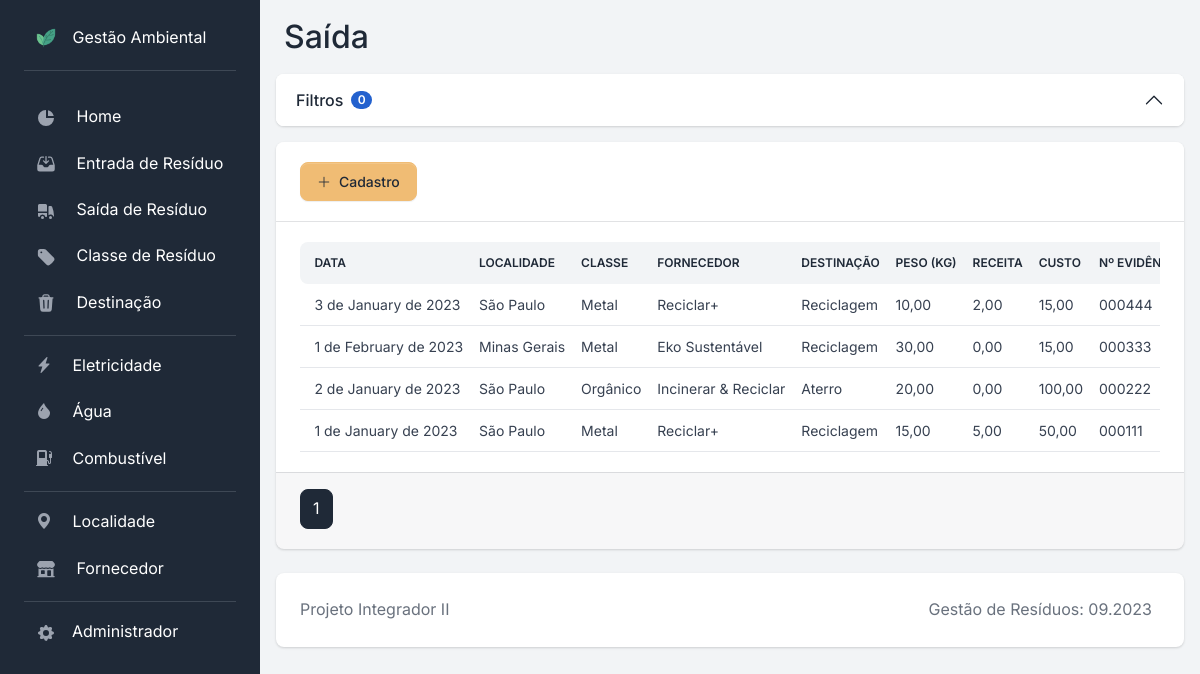
Page /saida/ on the committed database.
### apps/saida/models.py (models this page shows, shortened)
class Saida(models.Model):
    id_saida = models.AutoField(primary_key=True)
    id_classe = models.ForeignKey(
        Classe, models.DO_NOTHING, db_column="id_classe"
    )
    id_localidade = models.ForeignKey(
        Localidade, models.DO_NOTHING, db_column="id_localidade"
    )
    id_fornecedor = models.ForeignKey(
        Fornecedor, models.DO_NOTHING, db_column="id_fornecedor"
    )
    id_destinacao = models.ForeignKey(
        Destinacao, models.DO_NOTHING, db_column="id_destinacao"
    )
    data = models.DateField(null=False, blank=False)
    peso = models.DecimalField(
        max_digits=10, decimal_places=2, default=0, null=False, blank=False
    )
    receita = models.DecimalField(
        max_digits=10, decimal_places=2, default=0, null=False, blank=True
    )
    custo = models.DecimalField(
        max_digits=10, decimal_places=2, default=0, null=False, blank=True
    )
    n_evidencia = models.CharField(max_length=50)
    cdf = models.CharField(
        max_length=50,
        blank=True,
        default="",
    )
    class Meta:
        db_table = "saida"
        verbose_name = "Saída"
        verbose_name_plural = "Saídas"
        ordering = ["-id_saida"]

### apps/localidade/models.py (models this page shows)
class Localidade(models.Model):
    id_localidade = models.AutoField(primary_key=True)
    nome = models.CharField(max_length=50, blank=False, null=False)
    def __str__(self):
        return f"{self.nome}"
    class Meta:
        db_table = "localidade"
        verbose_name = "Localidade"
        verbose_name_plural = "Localidades"
        ordering = ["nome"]

### apps/classe/models.py (models this page shows)
class Classe(models.Model):
    id_classe = models.AutoField(primary_key=True)
    nome = models.CharField(max_length=50, null=False, blank=False)
    def __str__(self):
        return f"{self.nome}"
    class Meta:
        db_table = "classe"
        verbose_name = "Classe"
        verbose_name_plural = "Classes"
        ordering = ["nome"]

### apps/fornecedor/models.py (models this page shows)
class Fornecedor(models.Model):
    id_fornecedor = models.AutoField(primary_key=True)
    nome = models.CharField(max_length=50, null=False, blank=False)
    tp_fornecedor = models.CharField(max_length=50, null=False, blank=False)
    destinacao = models.ManyToManyField(
        Destinacao,
        db_table="fornecedor_destinacao",
        related_name="fornecedor",
        blank=True,
    )
    def __str__(self):
        return self.nome
    class Meta:
        db_table = "fornecedor"
        ordering = ["nome"]
        verbose_name = "Fornecedor"
        verbose_name_plural = "Fornecedores"

### apps/destinacao/models.py (models this page shows)
class Destinacao(models.Model):
    id_destinacao = models.AutoField(primary_key=True)
    nome = models.CharField(max_length=50, null=False, blank=False)
    def __str__(self):
        return self.nome
    class Meta:
        db_table = "destinacao"
        ordering = ["nome"]
        verbose_name = "Destinação"
        verbose_name_plural = "Destinações"

### apps/saida/views.py (the view)
# urls.py: path("", views.saida_index, name="saida"),
def saida_index(request):
    page_number = request.GET.get("page")
    saida_filter = SaidaFilter(request.GET, queryset=Saida.objects.all())
    saida_paginated = Paginator(saida_filter.qs, PAGESIZE)
    saida = saida_paginated.get_page(page_number)
    context = {
        "object_list": saida,
        "filter_form": saida_filter.form,
        "number_of_active_filters": count_active_filters(request, saida_filter),
    }
    return render(request, "saida/saida.html", context)

### apps/saida/filters.py (called while the page is built)
    def filter_cdf(self, queryset, name, value):
        if value:
            queryset = queryset.filter(**{f"{name}__exact": ""})
        return queryset

### apps/utils.py (called while the page is built)
def count_active_filters(request, form):
    active_filters = []
    for field in request.GET.items():
        if field[0] != "page" and field[0] in form.data.keys() and field[1] != "":
            active_filters.append(field[0])
    return len(active_filters)

### templatetags/is_checkbox.py (called while the page is built)
@register.filter(name="is_multiple_choice")
def is_multiple_choice(field):
    return isinstance(field.field.widget, CheckboxSelectMultiple)

### templates/saida/saida.html (shortened to what this page needs)
{% extends "base_card.html" %}
{% block title %}
    Saída
{% endblock title %}
{% block content %}
    <div class="table-responsive">
        <table class="table table-centered mb-0 rounded table-sm">
            <thead class="thead-light">
                <tr>
                    <th class="align-middle border-0 rounded-start">Data</th>
                    <th class="align-middle border-0">Localidade</th>
                    <th class="align-middle border-0">Classe</th>
                    <th class="align-middle border-0">Fornecedor</th>
                    <th class="align-middle border-0">Destinação</th>
                    <th class="align-middle border-0">Peso (kg)</th>
                    <th class="align-middle border-0">Receita</th>
                    <th class="align-middle border-0">Custo</th>
                    <th class="align-middle border-0">Nº Evidência</th>
                </tr>
            </thead>
            <tbody>
                {% for entry in object_list %}
                    <tr class="align-middle">
                        <td>{{ entry.data }}</td>
                        <td>{{ entry.id_localidade }}</td>
                        <td>{{ entry.id_classe }}</td>
                        <td>{{ entry.id_fornecedor }}</td>
                        <td>{{ entry.id_destinacao }}</td>
                        <td>{{ entry.peso }}</td>
                        <td>{{ entry.receita }}</td>
                        <td>{{ entry.custo }}</td>
                        <td>{{ entry.n_evidencia }}</td>
                    </tr>
                {% empty %}
                    <tr>
                        <td colspan="5">Nenhuma saida cadastrada</td>
                    </tr>
                {% endfor %}
            </tbody>
        </table>
    </div>
{% endblock content %}

### rows in the picture
Saida: data "3 de January de 2023", id_localidade "São Paulo", id_classe "Metal", id_fornecedor "Reciclar+", id_destinacao "Reciclagem", peso "10,00", receita "2,00", custo "15,00", n_evidencia "000444"
Saida: data "1 de February de 2023", id_localidade "Minas Gerais", id_classe "Metal", id_fornecedor "Eko Sustentável", id_destinacao "Reciclagem", peso "30,00", receita "0,00", custo "15,00", n_evidencia "000333"
Saida: data "2 de January de 2023", id_localidade "São Paulo", id_classe "Orgânico", id_fornecedor "Incinerar & Reciclar", id_destinacao "Aterro", peso "20,00", receita "0,00", custo "100,00", n_evidencia "000222"
Saida: data "1 de January de 2023", id_localidade "São Paulo", id_classe "Metal", id_fornecedor "Reciclar+", id_destinacao "Reciclagem", peso "15,00", receita "5,00", custo "50,00", n_evidencia "000111"

### other values in the picture
{{ number_of_active_filters }} "0"
{{ i }} "1"
